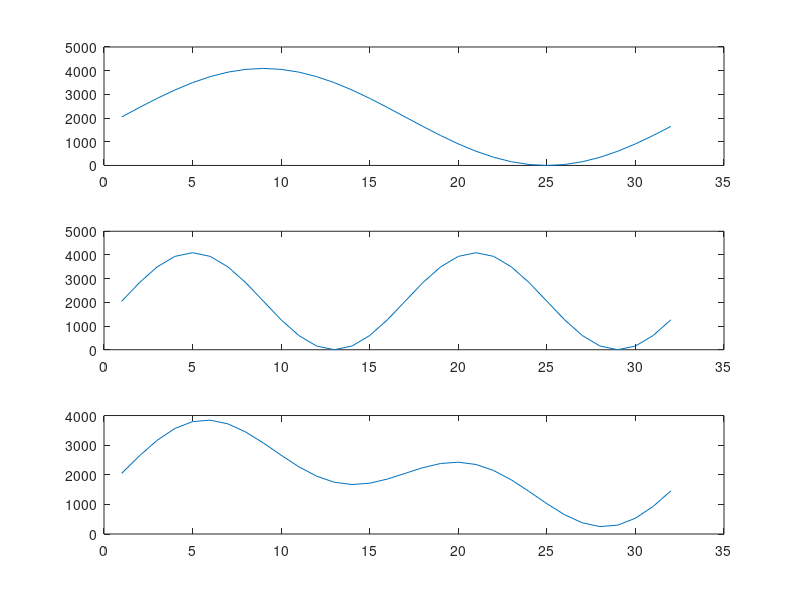

Reproduce this figure in MATLAB.
% SineWaveTableGenerator
clear % start with clearing workspace

NumberOfPoints = 32;     % 32kHz with 32 samples
NumberOfBits = 12;       % amount of bits MCP will receive
Offset = 2047.5;         % Max voltage is 4.095V
ScaleFactor = 2047.5;    % Amplitude size from center of offset

%Need to add in extra control bits, GA and SHDN
%Shut-down bit set to one, 12th bit from the right
SHDN = 1 * 2^12;  
%Gain control bit set to zero, 13th bit from right
GA = 0 * 2^13; 

WaveTableIndex = 0:(NumberOfPoints-1);
Sine1 = Offset + ScaleFactor*sin(2*pi*WaveTableIndex/NumberOfPoints);   %1kHz sinewave
Sine2 = Offset + ScaleFactor*sin(2*2*pi*WaveTableIndex/NumberOfPoints); %2kHz sinewave
FinalSine = (Sine1+Sine2)*0.5  %1+2kHz, multiplied by 0.5 to keep it below 4.095V

% Checking to see if max and min amplitude is over 4095 or under 0
MinAmplitude = min(FinalSine); %FinalSine can be replaced with Sine1 or Sine2
MaxAmptitude = max(FinalSine);

%producing graphs to check again and compare waveforms
subplot(3,1,1)
plot(Sine1)
subplot(3,1,2)
plot(Sine2)
subplot(3,1,3)
plot(FinalSine)

% Include the control bits into hexadecimal code since its a 16 bit data
FinalSine = FinalSine + GA + SHDN;

% Convert to a hex number in a format that we can paste directly into the editor
fprintf('const int16 Combined_Wave[32]={')
for WaveTableIndex = 1:NumberOfPoints % Convert to a 4-digit hex number
    fprintf('0x%s',dec2hex(round(FinalSine(WaveTableIndex)),4)) 
    if WaveTableIndex < NumberOfPoints
        fprintf(',')
    end
end
fprintf('};')